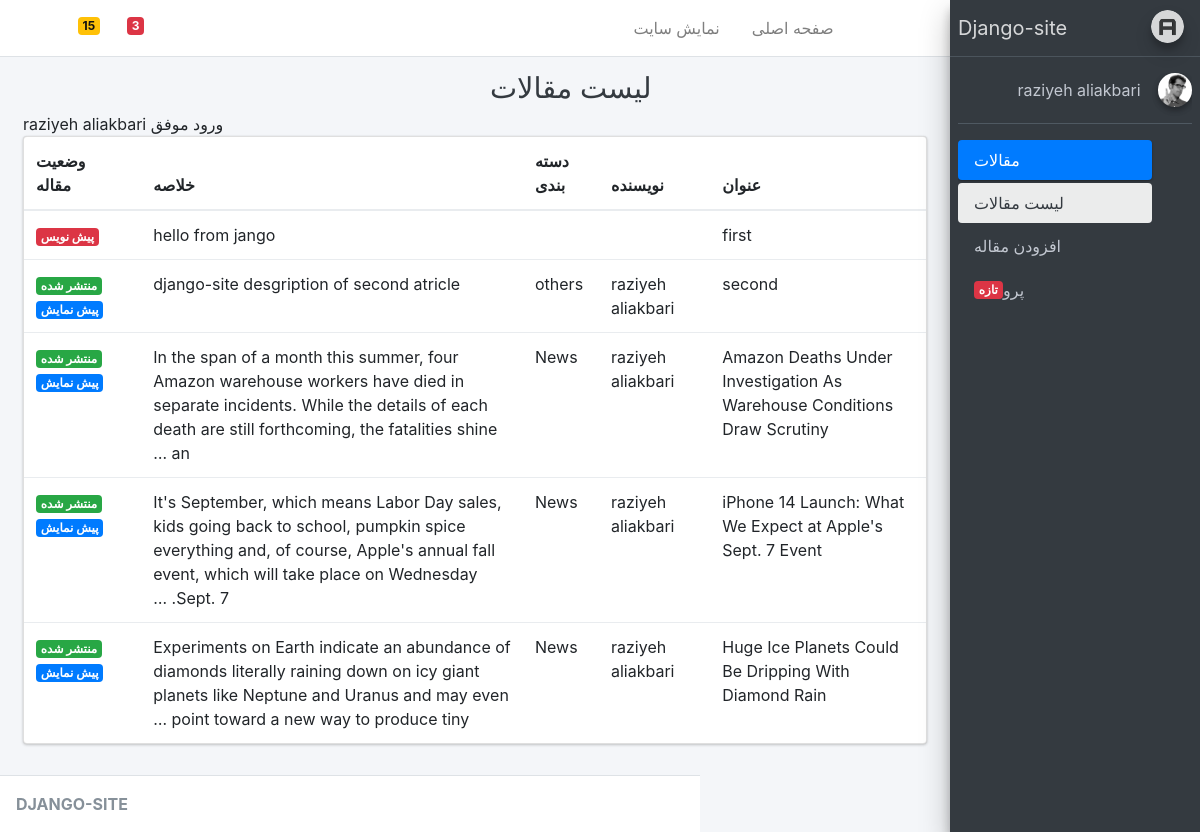
/account/ (signed in), run on an earlier commit of the app's database.
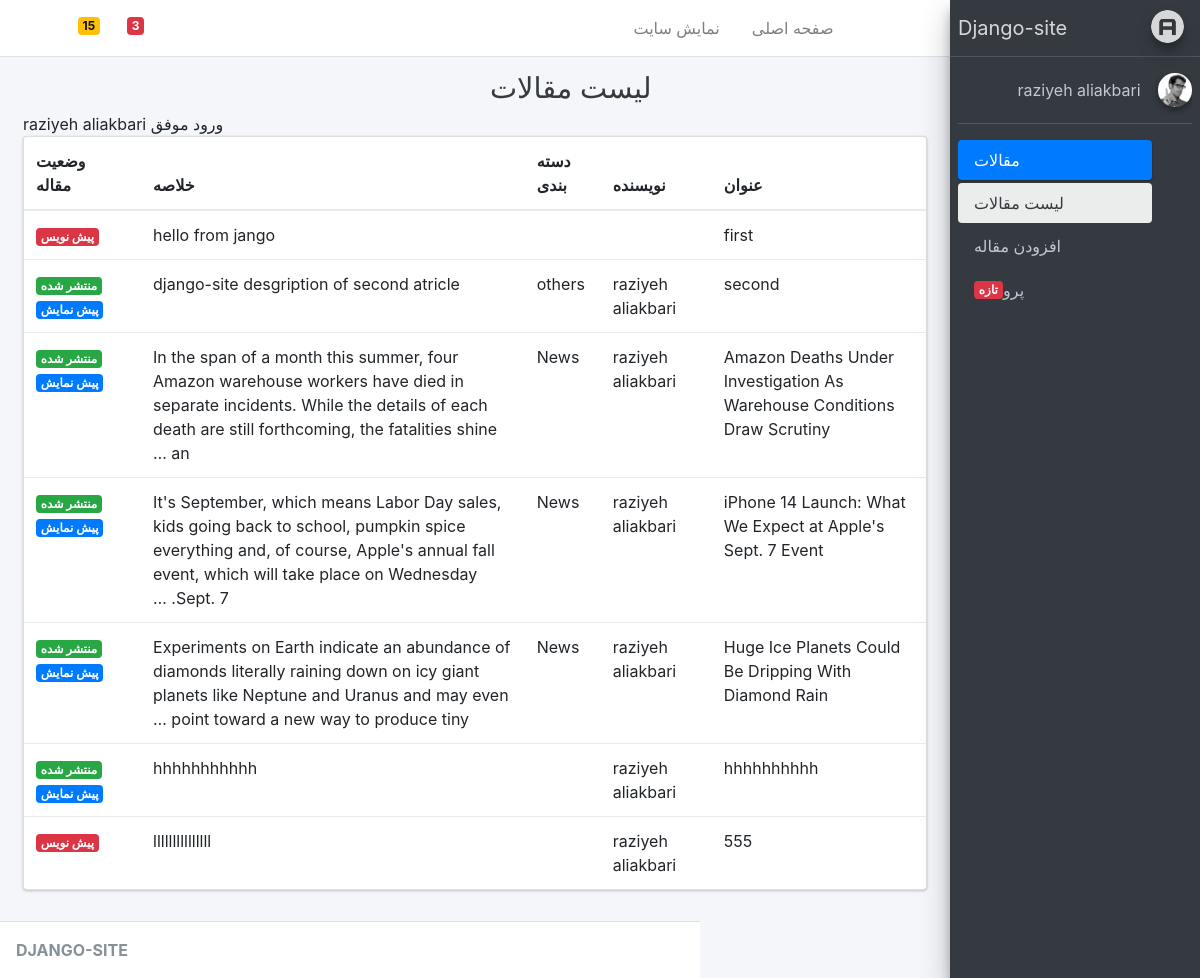
And on a later commit of the database.
### blog/models.py (models this page shows, shortened)
class Article(models.Model):
    STATUS_CHOICES = (
        ('d','پیش نویس'),
        ('p','منتشر شده'),
    )
    author =models.ForeignKey(User,null=True,on_delete=models.SET_NULL,related_name='articles',verbose_name='نویسنده')
    title=models.CharField(max_length=100 ,verbose_name ="عنوان مقاله")
    slug=models.SlugField(max_length=50,unique=True, verbose_name="ادرس")
    category =models.ManyToManyField(Category,verbose_name="نوع دسته بندی",related_name="articles")
    descriptoin=models.TextField(verbose_name="توضیحات مقاله")
    thumnail=models.ImageField(upload_to='images', verbose_name="عکس مقاله")
    status=models.CharField(max_length=1,choices=STATUS_CHOICES,verbose_name="وضعیت مقاله")
    class Meta():
        verbose_name ="مقاله"
        verbose_name_plural ="مقالات"
    def Category_to_str(self):
        return ", ".join([category.title for category in self.category.active()])
    Category_to_str.short_description ="نوع دسته بندی"
    objects =ArticleManager()

class Category(models.Model):
    title=models.CharField(max_length=100 ,verbose_name ="عنوان دسته بندی")
    slug=models.SlugField(max_length=50,unique=True, verbose_name="ادرس دسته بندی")
    status=models.BooleanField(verbose_name="ایا ذخیره شود؟")
    parent =models.ForeignKey('self',default=None,null=True ,
    blank=True,on_delete=models.SET_NULL,related_name='children',verbose_name='زیر مجموعه')
    position =models.IntegerField(verbose_name="وضعیت")
    class Meta():
        verbose_name ="دسته بندی"
        verbose_name_plural ="دسته بندی ها"
        ordering=['parent__id','position']
    objects = CategoryManager()

### account/views.py (the view)
# urls.py: path('',ArticleList.as_view() , name='home'),
class ArticleList(LoginRequiredMixin,ListView):
    template_name ='registration/home.html'
    def get_queryset(self):
        if self.request.user.is_superuser:
           return Article.objects.all()
        else:
           return Article.objects.filter(author=self.request.user)

### blog/models.py (called while the page is built)
    def active(self):
        return self.filter(status=True)

### templates/registration/home.html
{% extends 'registration/base.html' %}
{% block title %}{% block title-meta %}
لیست مقالات
{% endblock %}{% endblock %}
{% block main %}
  ورود موفق
  {{user.get_full_name}}
  <div class="row">
    <div class="col-12">
      <div class="card">
        <div class="card-body table-responsive p-0">
          <table class="table table-hover">
            <thead>
              <tr>
                <th>عنوان</th>
                <th>نویسنده</th>
                <th>دسته بندی</th>
                <th>خلاصه</th>
                <th>وضعیت مقاله</th>
              </tr>
            </thead>
            <tbody>
              {% for article in object_list %}
              <tr>
                <td>{{article.title}}</td>
                <td>{{article.author.get_full_name}}</td>
                <td>{{article.Category_to_str}}</td>
                <td>{{article.descriptoin|striptags|truncatewords:"30"}}</td>
                <td>
                  {% if article.status == 'p' %}
                      <span class="badge badge-success">
                        منتشر شده</span>
                        <a target="_blank" class="badge badge-primary" href="{% url 'blog:detail' article.slug %}">پیش نمایش</a>
                  {% else %}
                  <span class="badge badge-danger">
                    پیش نویس</span>
                  {% endif %}
                </td>
              {% endfor %}
            </tbody>
          </table>
        </div>
      </div>
    </div>
  </div>
{% endblock %}

### templates/registration/base.html (shortened to what this page needs)
{% load static %}
<!DOCTYPE html>
<html>
<head>
  <link rel="stylesheet" href="{% static 'registration/adminlte/plugins/fontawesome-free/css/all.min.css' %}">
  <link rel="stylesheet" href="https://code.ionicframework.com/ionicons/2.0.1/css/ionicons.min.css">
  <link rel="stylesheet" href="{% static 'registration/adminlte/plugins/tempusdominus-bootstrap-4/css/tempusdominus-bootstrap-4.min.css' %}">
  <link rel="stylesheet" href="{% static 'registration/adminlte/plugins/icheck-bootstrap/icheck-bootstrap.min.css' %}">
  <link rel="stylesheet" href="{% static 'registration/adminlte/plugins/jqvmap/jqvmap.min.css' %}">
  <link rel="stylesheet" href="{% static 'registration/adminlte/dist/css/adminlte.min.css' %}">
  <link rel="stylesheet" href="{% static 'registration/adminlte/plugins/overlayScrollbars/css/OverlayScrollbars.min.css' %}">
  <link rel="stylesheet" href="{% static 'registration/adminlte/plugins/daterangepicker/daterangepicker.css' %}">
  <link rel="stylesheet" href="{% static 'registration/adminlte/plugins/summernote/summernote-bs4.css' %}">
  <link rel="stylesheet" href="https://cdn.rtlcss.com/bootstrap/v4.2.1/css/bootstrap.min.css">
  <link rel="stylesheet" href="{% static 'registration/adminlte/dist/css/custom.css' %}">
</head>
<body class="hold-transition sidebar-mini layout-fixed">
<div class="wrapper">
  <nav class="main-header navbar navbar-expand navbar-white navbar-light">
    <ul class="navbar-nav">
      <li class="nav-item">
        <a class="nav-link" data-widget="pushmenu" href="#"><i class="fas fa-bars"></i></a>
      </li>
      <li class="nav-item d-none d-sm-inline-block">
        <a href="{% url 'account:home' %}" class="nav-link">صفحه اصلی</a>
      </li>
      <li class="nav-item d-none d-sm-inline-block">
        <a href="{% url 'blog:home' %}" target="_blank" class="nav-link">نمایش سایت</a>
      </li>
    </ul>
    <ul class="navbar-nav mr-auto-navbav">
      <li class="nav-item dropdown">
        <a class="nav-link" data-toggle="dropdown" href="#">
          <span class="badge badge-danger navbar-badge">3</span>
        </a>
      </li>
      <li class="nav-item dropdown">
        <a class="nav-link" data-toggle="dropdown" href="#">
          <span class="badge badge-warning navbar-badge">15</span>
        </a>
      </li>
      <li class="nav-item">
        <a class="nav-link" data-widget="control-sidebar" data-slide="true" href="#">
          <i class="fas fa-th-large"></i>
        </a>
      </li>
    </ul>
  </nav>
  {% include 'registration/sidebar.html' %}
  <div class="content-wrapper">
    <div class="content-header">
      <div class="container-fluid">
        <div class="row mb-2">
          <div class="col-sm-6">
            <h1 class="m-0 text-dark">{% block title %}عنوان{% endblock %}</h1>
        </div>
      </div>
    </div>
    <section class="content">
      <div class="container-fluid">
        {% block main %}
        {% endblock %}
      </div>
    </section>
      </div>
     <footer class="main-footer">
                <strong>DJANGO-SITE</strong>
    </div>
</div>
</body>
</html>

### templates/registration/sidebar.html
{% load static %}
  <aside class="main-sidebar sidebar-dark-primary elevation-4">
    <a href="index3.html" class="brand-link">
      <img src="{% static 'registration/adminlte/dist/img/AdminLTELogo.png' %}" alt="AdminLTE Logo" class="brand-image img-circle elevation-3"
           style="opacity: .8">
      <span class="brand-text ">Django-site</span>
    </a>
    <div class="sidebar">
      <div class="user-panel mt-3 pb-3 mb-3 d-flex">
        <div class="image">
          <img src="{% static 'registration/adminlte/dist/img/user2-160x160.jpg' %}" class="img-circle elevation-2" alt="User Image">
        </div>
        <div class="info">
          <a href="#" class="d-block">{{user.get_full_name}}</a>
        </div>
      </div>
      <nav class="mt-2">
        <ul class="nav nav-pills nav-sidebar flex-column" data-widget="treeview" role="menu" data-accordion="false">
          <li class="nav-item has-treeview menu-open">
            <a href="#" class="nav-link active">
              <i class="nav-icon fas fa-tachometer-alt"></i>
              <p>
               مقالات
                <i class="right fas fa-angle-left"></i>
              </p>
            </a>
            <ul class="nav nav-treeview">
              <li class="nav-item">
                <a href="{% url 'account:home' %}" class="nav-link active">
                  <i class="far fa-circle nav-icon"></i>
                  <p>لیست مقالات</p>
                </a>
              </li>
              <li class="nav-item">
                <a href="{% url 'account:article-create' %}" class="nav-link">
                  <i class="far fa-circle nav-icon"></i>
                  <p>افزودن مقاله</p>
                </a>
              </li>
          <li class="nav-item">
            <a href="pages/widgets.html" class="nav-link">
              <i class="nav-icon fas fa-th"></i>
              <p>
                پروفایل
                <span class="right badge badge-danger">تازه</span>
              </p>
            </a>
          </li>
        </ul>
      </nav>
    </div>
  </aside>

What changed in the data, as far as the page shows it:
added Article: title "hhhhhhhhhh", author.get_full_name "raziyeh aliakbari", descriptoin "hhhhhhhhhhh", status "منتشر شده"
added Article: title "555", author.get_full_name "raziyeh aliakbari", descriptoin "lllllllllllllll", status "پیش نویس"
